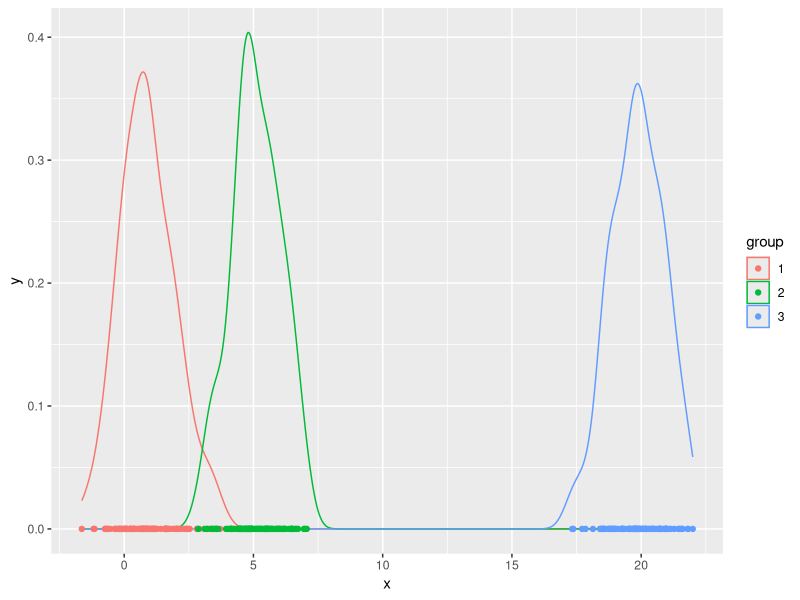
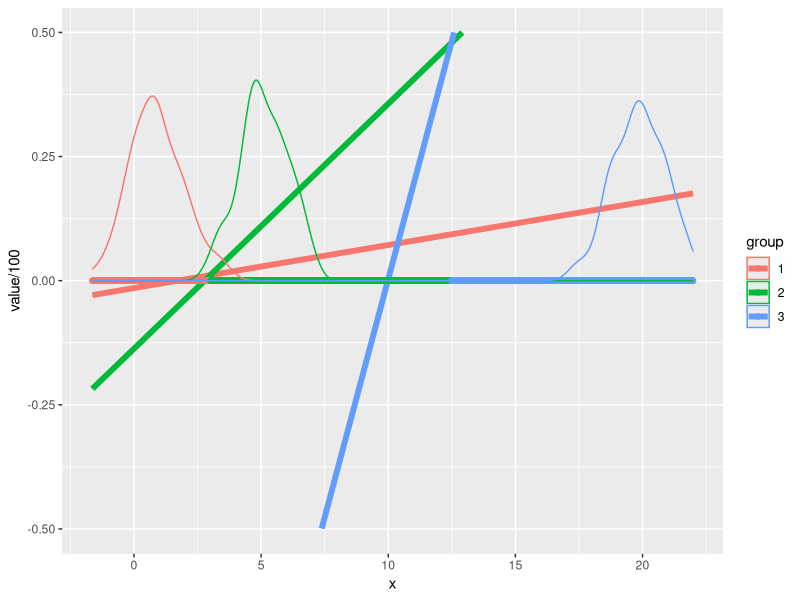
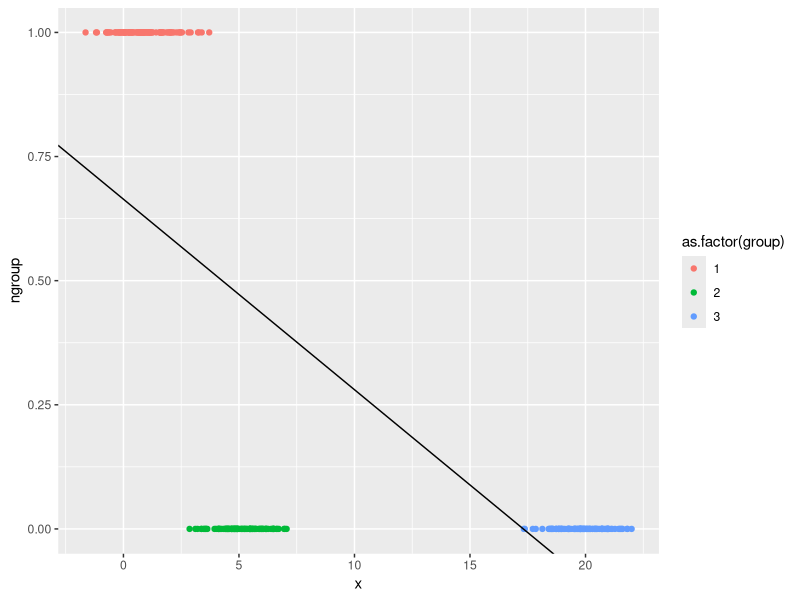
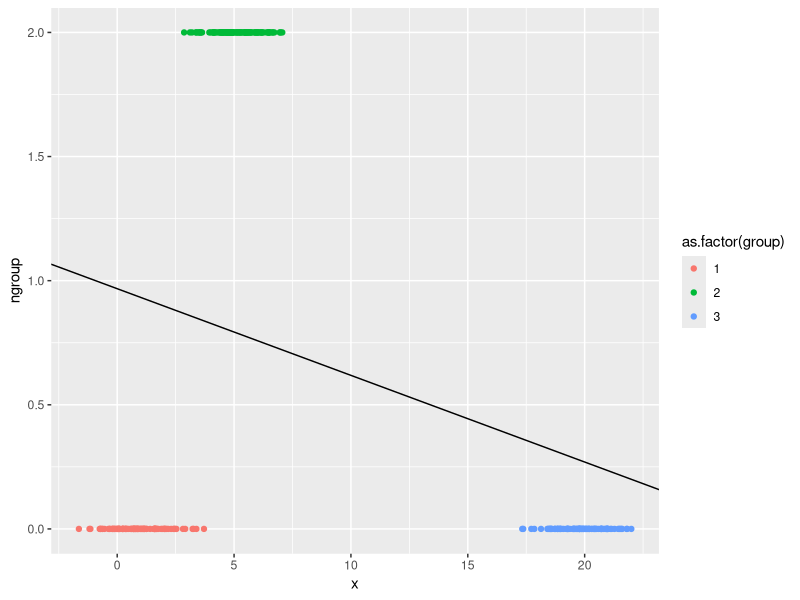
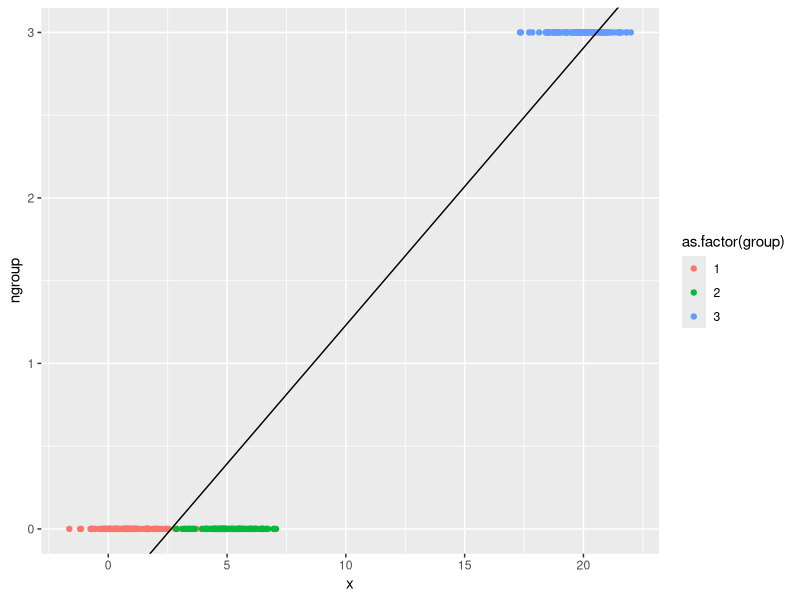
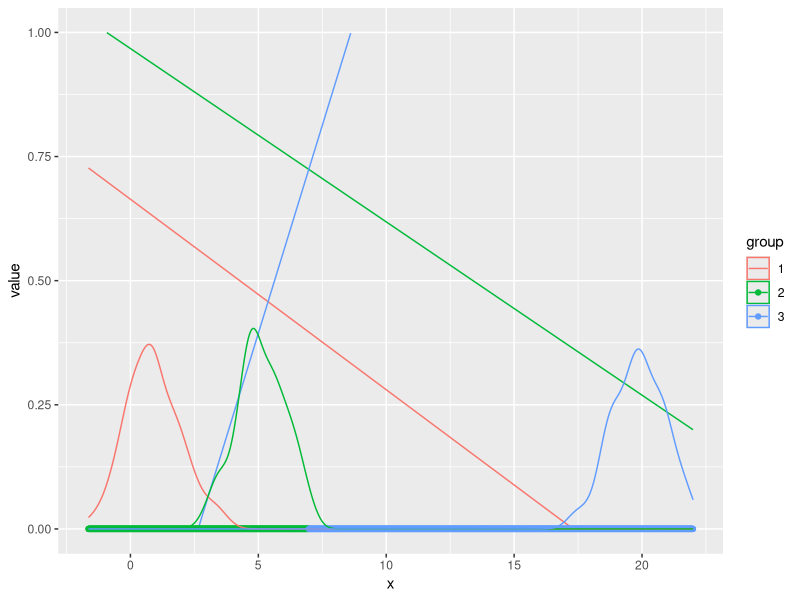
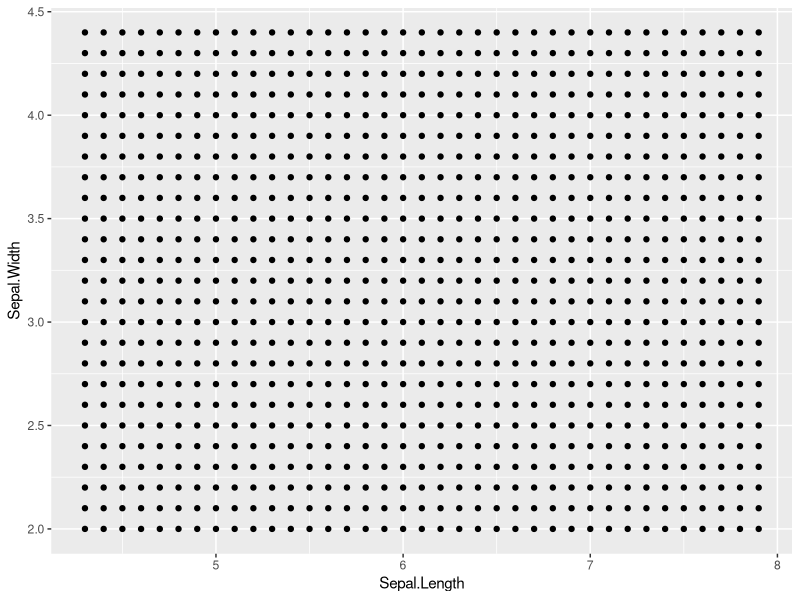
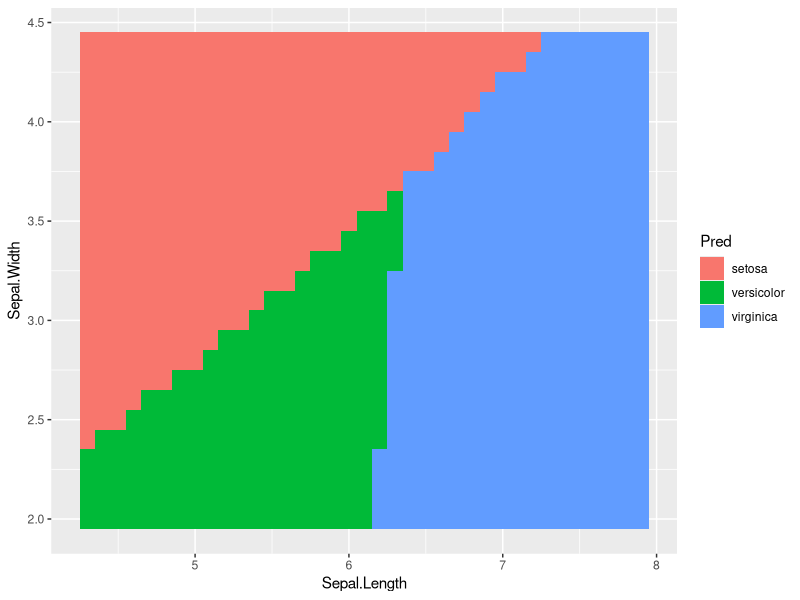

Write the R code that produced these figures, in order.
# ---
# jupyter:
#   jupytext:
#     formats: ipynb,Rmd,r
#     text_representation:
#       extension: .r
#       format_name: light
#       format_version: '1.5'
#       jupytext_version: 1.9.1
#   kernelspec:
#     display_name: R
#     language: R
#     name: ir
# ---

# # Lab 10 - LDA and QDA
# ## Lecture 10

library('ggplot2')
library('reshape2')

g1 <- data.frame(group=1,x = rnorm(100,1,1))
g2 <- data.frame(group=2,x = rnorm(100,5,1))
g3 <- data.frame(group=3,x = rnorm(100,20,1))
d = rbind(g1,g2,g3)
d$group <- as.factor(d$group)

head(d[sample(nrow(d)),])

ggplot(data=d,mapping=aes(x=x,color=group,group=group))+geom_density()+geom_point(mapping=aes(x=x,y=0))

delta_lda2=function(x0,class){
  subd = d[d$group==class,]
  muhat = mean(subd$x)
  sighat = sqrt(mean(aggregate(x~group,data=d,FUN=var)[,2]))
  pi_hat = mean(d$group==class)
  muhat*x0/(sighat^2) - muhat^2/(2*sighat^2)+log(pi_hat)
}

lda_pred <- data.frame(
  '1'=delta_lda2(d$x,1),
  '2'=delta_lda2(d$x,2),
  '3'=delta_lda2(d$x,3)
)
lda_preds = apply(lda_pred,1,which.max)
sample(lda_preds,5)

ests = function(predfn){
  xs = seq(min(d$x),max(d$x),.01)
  lda_pred <- data.frame(
    '1'=predfn(xs,1),
    '2'=predfn(xs,2),
    '3'=predfn(xs,3)
  )
  mlda_pred = melt(cbind(lda_pred,xs),id.vars='xs')
  colnames(mlda_pred)<-c('x','group','value')
  levels(mlda_pred$group) <- 1:3
  lda_preds = data.frame('x'=xs,apply(lda_pred,1,which.max))
  colnames(lda_preds) <- c('x','group')
  lda_preds$group <- as.factor(lda_preds$group)
  return(list(pfn=mlda_pred,preds=lda_preds))
}

ests_lda2 = ests(delta_lda2)
ggplot(data=ests_lda2$pfn,mapping=aes(x=x,y=value/100,color=group))+geom_line(size=2)+geom_point(data=ests_lda2$preds,mapping=aes(x=x,y=0))+
  geom_density(data=d,mapping=aes(x=x,color=group,group=group),inherit.aes=FALSE)+ylim(-.5,.5)

# +
delta_lm=function(x0,class){
  d1 = d
  d1$ngroup=as.numeric(d1$group)
  d1$ngroup[d1$ngroup!=class] <- 0
  mod1 = lm(ngroup~x,data=d1)
  ggplot(data=d1,mapping=aes(x=x,y=ngroup,color=as.factor(group)))+geom_point()+
    geom_abline(intercept=coef(mod1)[1],slope=coef(mod1)[2])
  return(coef(mod1)[1] + coef(mod1)[2]*x0)
}

plot_lm=function(class){
  d1 = d
  d1$ngroup=as.numeric(d1$group)
  d1$ngroup[d1$ngroup!=class] <- 0
  mod1 = lm(ngroup~x,data=d1)
  print(ggplot(data=d1,mapping=aes(x=x,y=ngroup,color=as.factor(group)))+geom_point()+
    geom_abline(intercept=coef(mod1)[1],slope=coef(mod1)[2]))
}

plot_lm(1)
plot_lm(2)
plot_lm(3)

ests_lm = ests(delta_lm)
ggplot(data=ests_lm$pfn,mapping=aes(x=x,y=value,color=group))+geom_line()+geom_point(data=ests_lm$preds,mapping=aes(x=x,y=0))+ylim(0,1)+
  geom_density(data=d,mapping=aes(x=x,color=group,group=group),inherit.aes=FALSE)
# -

# # LDA for p > 1 

data(iris)
head(iris)

summary(iris)

library('MASS')

?lda

?qda

dset = iris[,c('Species','Sepal.Length','Sepal.Width')]
head(dset)

lda_mod = lda(Species~.,data=dset)

lda_mod

x1r = range(dset$Sepal.Length)
x2r = range(dset$Sepal.Width)
x1s = seq(x1r[1],x1r[2],.1)
x2s = seq(x2r[1],x2r[2],.1)
grd = expand.grid(x1s,x2s)
colnames(grd) = c('Sepal.Length','Sepal.Width')
ggplot(data=grd,mapping=aes(x=Sepal.Length,y=Sepal.Width))+geom_point()

grd_pred = predict(lda_mod,newdata=grd)
grd_pred$posterior[c(1,123,57),]
grd_pred$class[c(1,123,57)]

grd_df = cbind(grd,grd_pred$class)
colnames(grd_df) = c('Sepal.Length','Sepal.Width','Pred')
head(grd_df)

ggplot(data=grd_df,mapping=aes(x=Sepal.Length,y=Sepal.Width,fill=Pred))+geom_tile()

# +
plot_mod = function(mod){
    x1r = range(dset$Sepal.Length)
    x2r = range(dset$Sepal.Width)
    x1s = seq(x1r[1],x1r[2],.1)
    x2s = seq(x2r[1],x2r[2],.1)
    grd = expand.grid(x1s,x2s)
    colnames(grd) = c('Sepal.Length','Sepal.Width')
    grd_pred = predict(mod,newdata=grd)
    grd_df = cbind(grd,grd_pred$class)
    colnames(grd_df) = c('Sepal.Length','Sepal.Width','Pred')
    ggplot(data=grd_df,mapping=aes(x=Sepal.Length,y=Sepal.Width,fill=Pred))+geom_tile()
}

mod = lda(Species~Sepal.Length*Sepal.Width,data=dset)
plot_mod(mod)
# -

model.matrix(mod)

mod = qda(Species~Sepal.Length+Sepal.Width,data=dset)
plot_mod(mod)

mod = qda(Species~Sepal.Length*Sepal.Width+I(Sepal.Width^2)+I(Sepal.Length^2),data=dset)
plot_mod(mod)
head(model.matrix(mod))
